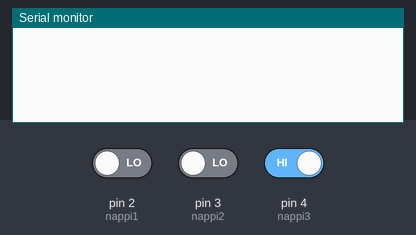
The sketch below on a simulated Arduino Uno, built with avr-gcc and run on an emulated ATmega328P. Shown: the last lines printed to the serial monitor. The test bench sets the inputs (shaded band); at power-on: pin 2 (nappi1) LOW, pin 3 (nappi2) LOW, pin 4 (nappi3) HIGH. EEPROM starts erased.

Above: at 1.2 s.
1.3 s: pin 2 (nappi1) driven HIGH
At 1.8 s:
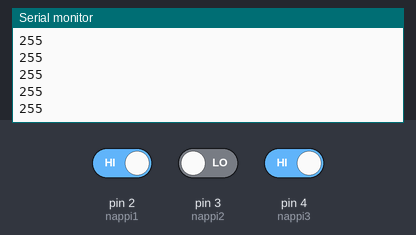
3.2 s: pin 2 (nappi1) driven LOW and pin 3 (nappi2) driven HIGH
9.2 s: pin 4 (nappi3) driven LOW
At 14.6 s:
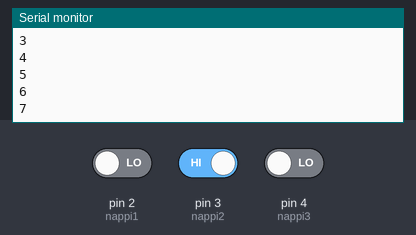
Timing chart, 0 to 16.1 s (numbered marks = the images above; inputs shaded):
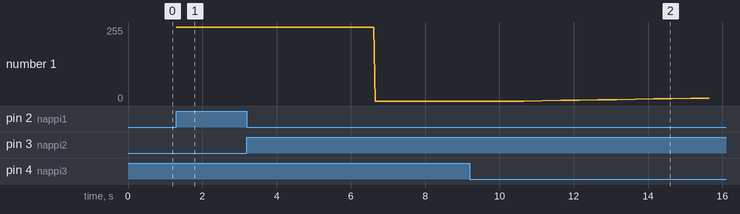

Measured:
- after the input at 1.3 s, the serial monitor: prints a new line at once (image 1)
- after the input at 9.2 s, the serial monitor: prints a new line after 2.0 s (image 2)
- plotted number 1: 255 → 0 after the input at 3.2 s, 0 → 13 after the input at 9.2 s

The sketch:

harjoitus_4_2_luomala_toni1.ino
```cpp
// C++ code
//
#include <EEPROM.h>

int nappi3 = 4;
int nappi2 = 3;
int nappi1 = 2;
int eeprom_muisti;
int eeprom_lue;
int painikkeen3_tila = 0; // alustetaan painikkeen tila
int painikkeen2_tila = 0; // alustetaan painikkeen tila
int laskuri = 0;// alustetaan laskuri
int i = 1;// kirjoitettava arvo
volatile bool tyhjenna = false;
volatile bool lue = false;

void setup()
{
  pinMode(nappi3, INPUT);
  pinMode(nappi2, INPUT);
  Serial.begin(9600); // avataan sarjaportti
  attachInterrupt(digitalPinToInterrupt(3), tyhjennaMuisti, RISING);
  attachInterrupt(digitalPinToInterrupt(nappi1), lueMuisti, RISING);
}


void loop()
{
  painikkeen3_tila = digitalRead(nappi3);
  if
(painikkeen3_tila == LOW) {
    EEPROM.write(laskuri, i); // kirjoittaa muistipaikkaan laskuri arvon i
    Serial.println(laskuri);
    laskuri++; // muistipaikan lukua lisätään jokaisella kierroksella
    i++;// muistipaikan arvoa lisätään jokaisella kierroksella
    delay(500); // viive napin painalluksen jälkeen
  }

   if (tyhjenna) {
	 Serial.println("Tyhjennetään EEPROM ....");
	// käydään kaikki muistipaikat läpi
     for (int osoite = 0; osoite < EEPROM.length(); osoite++)
     {
     EEPROM.write(osoite, 0);
     Serial.println(EEPROM.read(laskuri));
     }
     Serial.println("EEPROM on tyhjä");
     delay(500);
    // nollataan laskuri
    laskuri = 0;
     i =0;
    tyhjenna = false; //estetään jatkuva looppi
  }

  if (lue) {
    // luetaan EEPROMIN muistin pituuden mukaan arvot
    for (int osoite = 0; osoite < EEPROM.length(); osoite++)
    {
      eeprom_lue = EEPROM.read(laskuri); // luetaan eepromin arvo
      Serial.println(eeprom_lue);
    }
  }
  lue = false;
}

  void tyhjennaMuisti() {
 	tyhjenna = true;
 	}

  void lueMuisti() {
    lue = true;
    }
```
